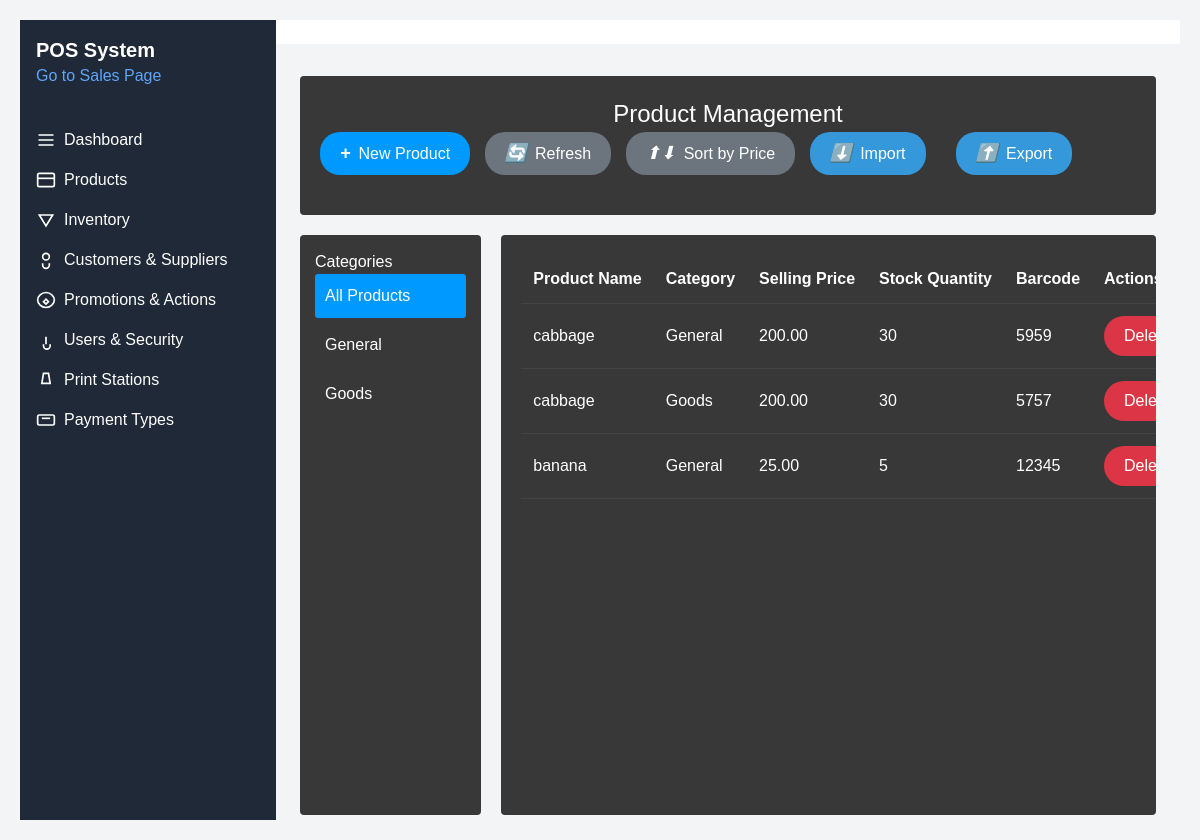
The page /management/product/ on the database as committed earlier.
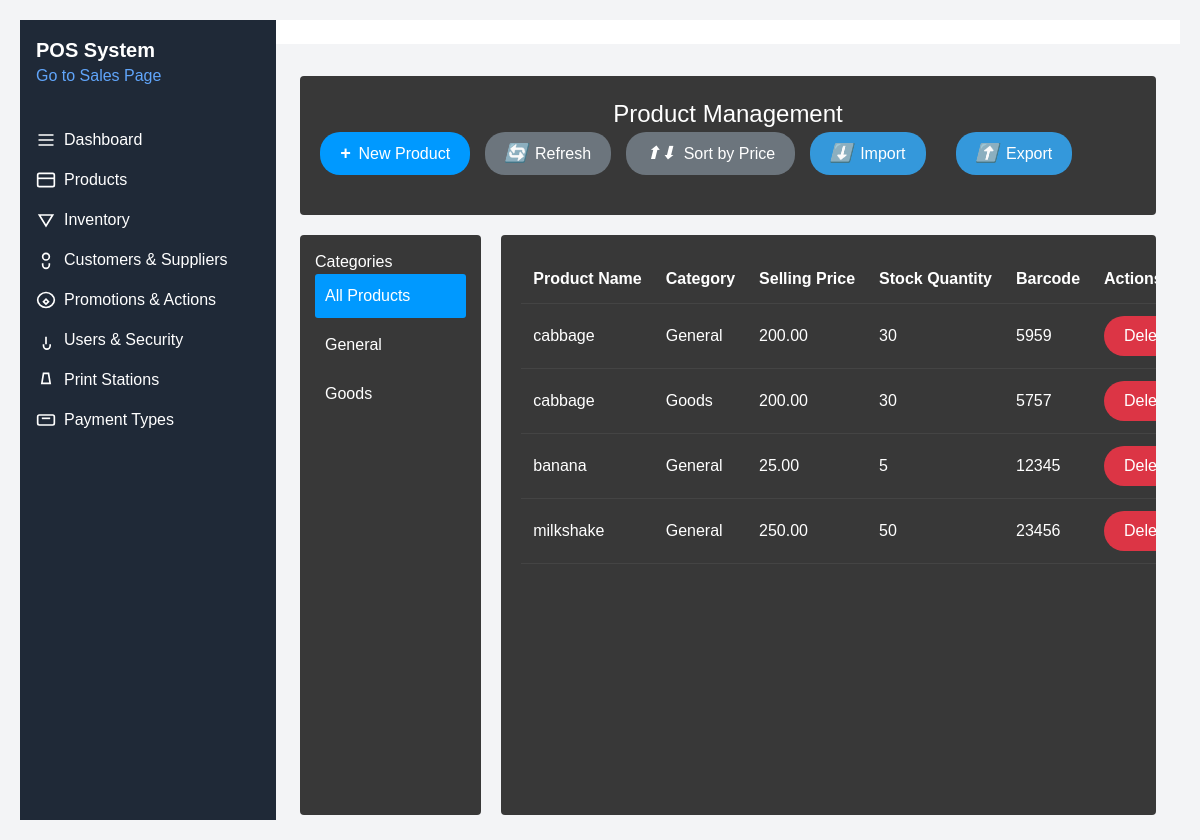
The same page on the database as committed later.
### product/models.py (models this page shows)
class Category(models.Model):
    name = models.CharField(max_length=255)

class Product(models.Model):
    name = models.CharField(max_length=255)
    category = models.ForeignKey(Category, on_delete=models.CASCADE)
    subcategory = models.ForeignKey(SubCategory, on_delete=models.CASCADE, null=True, blank=True)
    buying_price = models.DecimalField(max_digits=10, decimal_places=2)
    selling_price = models.DecimalField(max_digits=10, decimal_places=2)
    stock_quantity = models.PositiveIntegerField()
    barcode = models.CharField(max_length=255, unique=True)
    description = models.TextField(blank=True, null=True)
    unit = models.CharField(max_length=50)
    active = models.BooleanField(default=True)
    is_service = models.BooleanField(default=False)

### product/views.py (the view)
# urls.py: path('', views.product_list, name='product-list'),
def product_list(request, category_id=None):
    categories = Category.objects.all()
    products = Product.objects.filter(category_id=category_id) if category_id else Product.objects.all()
    return render(request, 'product_list.html', {
        'products': products,
        'categories': categories,
        'selected_category': category_id
    })

### product/templates/product_list.html (shortened to what this page needs)
{% extends 'management/management.html' %}
{% block content %}
<div class="header-container">
    <h1 class="page-title">Product Management</h1>
    <div class="action-buttons">
        <a href="{% url 'product-create' %}" class="btn btn-primary">
            <i class="plus-icon">+</i>
            New Product
        </a>
        <button class="btn btn-refresh" onclick="refreshPage()">
            <i class="refresh-icon">🔄</i>
            Refresh
        </button>
        <button class="btn btn-sort" onclick="sortProducts()">
            <i class="sort-icon">⬆⬇</i>
            Sort by Price
        </button>
        <div class="import-export-group">
            <button class="btn btn-success" onclick="document.getElementById('fileInput').click()">
                <i class="down-arrow">⬇️</i> Import
            </button>
            <a href="{% url 'export-products' %}" class="btn btn-info">
                <i class="up-arrow">⬆️</i> Export
            </a>
        </div>
    </div>
</div>
<div class="main-container">
    <div class="categories-sidebar">
        <h2>Categories</h2>
        <ul class="categories-list">
            <li class="category-item {% if not selected_category %}active{% endif %}">
                <a href="{% url 'product-list' %}" style="color: white;">All Products</a>
            </li>
            {% for category in categories %}
                <li class="category-item {% if category.id == selected_category %}active{% endif %}">
                    <a href="{% url 'category-products' category.id %}" style="color: white;">{{ category.name }}</a>
                </li>
            {% endfor %}
        </ul>
    </div>
    <div class="products-container">
        <table class="products-table">
            <thead>
                <tr>
                    <th>Product Name</th>
                    <th>Category</th>
                    <th>Selling Price</th>
                    <th>Stock Quantity</th>
                    <th>Barcode</th>
                    <th>Actions</th>
                </tr>
            </thead>
            <tbody>
                {% for product in products %}
                    <tr>
                        <td>{{ product.name }}</td>
                        <td>{{ product.category.name }}</td>
                        <td>{{ product.selling_price }}</td>
                        <td>{{ product.stock_quantity }}</td>
                        <td>{{ product.barcode }}</td>
                        <td>
                            <form action="{% url 'product-delete' product.id %}" method="post" style="display: inline;">
                                <button type="submit" class="btn btn-danger">Delete</button>
                            </form>
                        </td>
                    </tr>
                {% empty %}
                    <tr>
                        <td colspan="6" style="text-align: center; color: #999;">No products found.</td>
                    </tr>
                {% endfor %}
            </tbody>
        </table>
    </div>
</div>
{% endblock %}

Rows that differ between the two databases and show on the page:
added Product: name "milkshake", category.name "General", selling_price "250.00", stock_quantity "50", barcode "23456"
